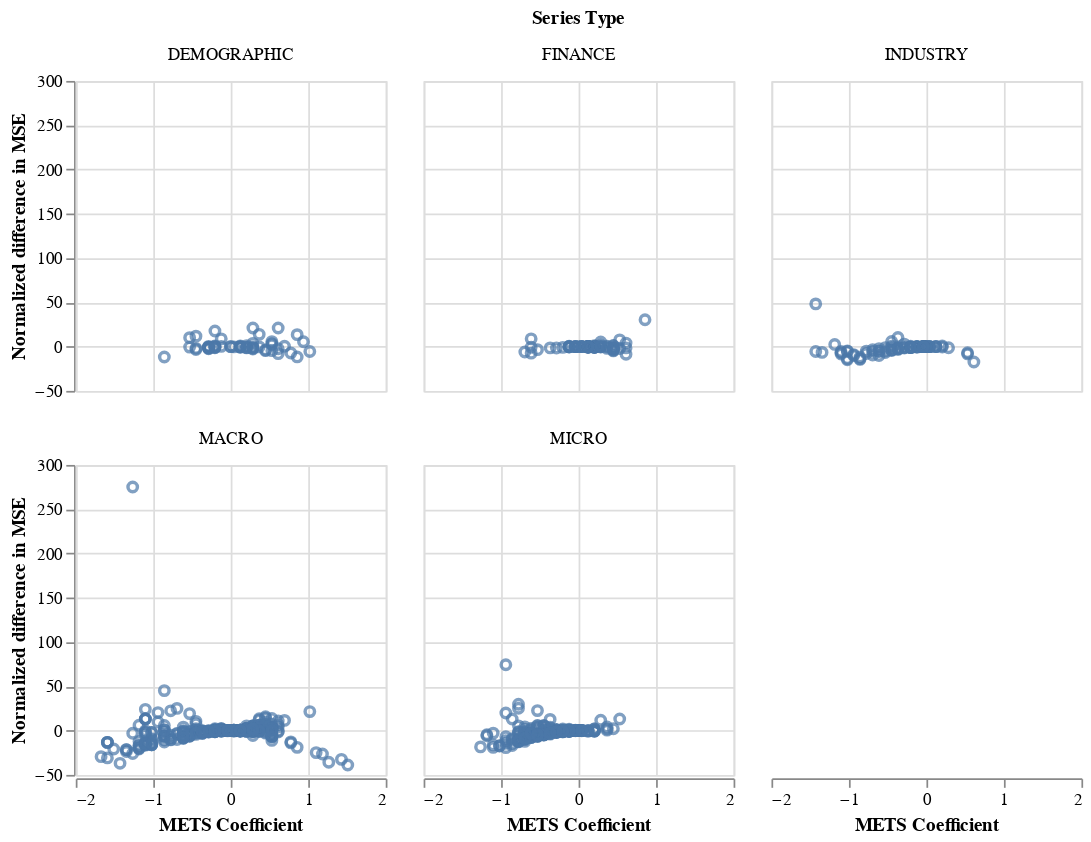

The cell this chart's notebook holds for it:
### Code cell
(altair.Chart(quarterly_est_df, title = 'Quarterly M3 Estimation')
 .mark_point()
 .encode(x=altair.X('mets_coef', title = 'METS Coefficient'),
         y=altair.Y('MSE_Ratio',title = 'Normalized difference in MSE'))
#          color=altair.Color('series_type', title = 'Series Type') )
 .properties(
    width=180,
    height=180)
.facet(
    facet=altair.Facet('series_type', title = 'Series Type'),
    columns=3
)
)

### Figure 1 — Vega-Lite specification as saved in the notebook (floating-point values rounded to 4 significant figures; data arrays with more than 128 entries replaced by an {"elided": "..."} marker saying what was removed)
{"config": {"view": {"continuousWidth": 400, "continuousHeight": 300}}, "data": {"name": "data-dc1953594f1aa079bf6cd196d978efb8"}, "facet": {"type": "nominal", "field": "series_type", "title": "Series Type"}, "spec": {"mark": "point", "encoding": {"x": {"type": "quantitative", "field": "mets_coef", "title": "METS Coefficient"}, "y": {"type": "quantitative", "field": "MSE_Ratio", "title": "Normalized difference in MSE"}}, "height": 180, "title": "Quarterly M3 Estimation", "width": 180}, "columns": 3, "$schema": "https://vega.github.io/schema/vega-lite/v4.8.1.json", "datasets": {"data-dc1953594f1aa079bf6cd196d978efb8": {"elided": "756 records"}}}
